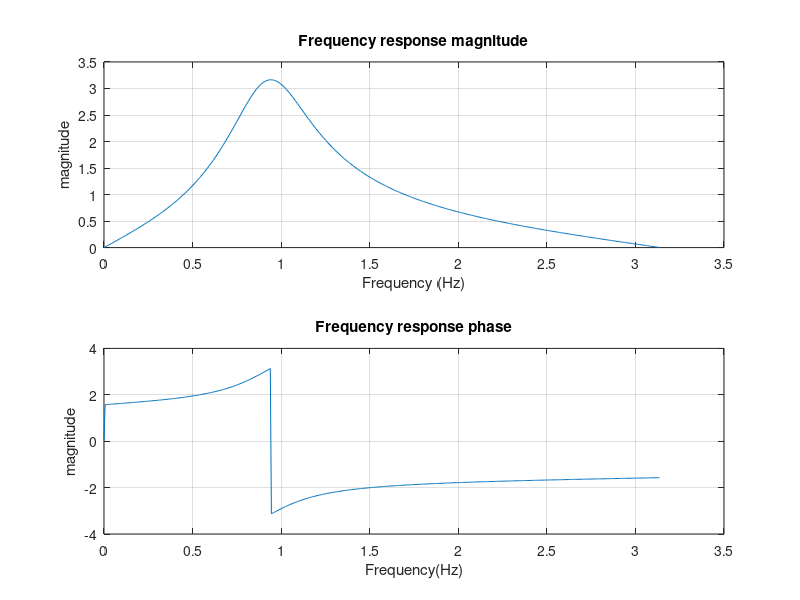
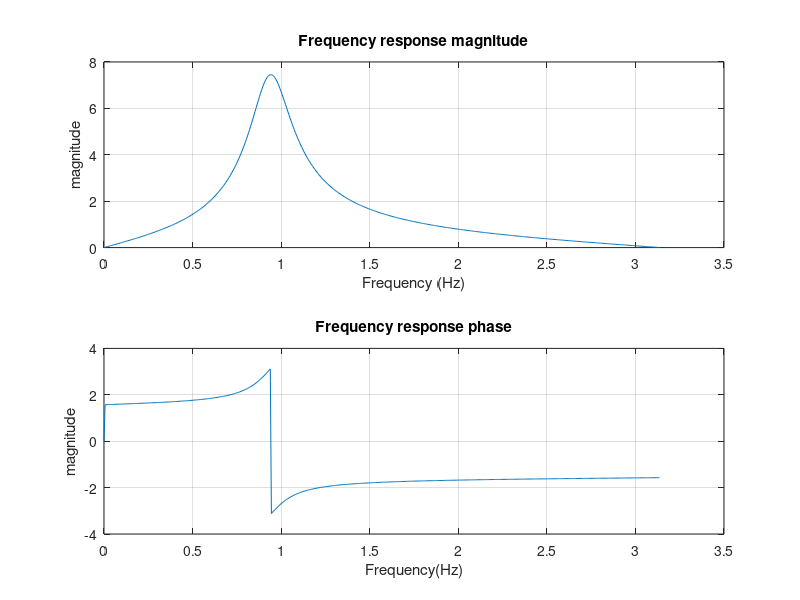

Write MATLAB code to recreate these figures, in order.
% Adam Dykhouse
% EE 453 section 1
% Homework 3 Question 1
%----------------PROBLEM 1 PART D---------------------------------
a1 = [1 -1.548 1.632];   % Coefficients in denominator of H(z)
b1 = [1 0 -1];           % Coefficients in numerator of H(z)    
[H1,w1] = freqz(b1,a1);  % Compute the frequency response of digital filter

% plot frequency response
figure
subplot(211)
plot(w1,abs(H1))
xlabel('Frequency (Hz)')
ylabel('magnitude')
title('Frequency response magnitude')
grid on

subplot(212)
plot(w1,angle(H1))
xlabel('Frequency(Hz)')
ylabel('magnitude')
title('Frequency response phase')
grid on

% halve the bandwidth and replot
a2 = [1 -1.334 1.2683];   % Coefficients in denominator of H(z)
b2 = [1 0 -1];           % Coefficients in numerator of H(z)    
[H2,w2] = freqz(b2,a2);     % Compute the frequency response of digital filter

%plot frequency response
figure
subplot(211)
plot(w2,abs(H2))
xlabel('Frequency (Hz)')
ylabel('magnitude')
title('Frequency response magnitude')
grid on

subplot(212)
plot(w2,angle(H2))
xlabel('Frequency(Hz)')
ylabel('magnitude')
title('Frequency response phase')
grid on
